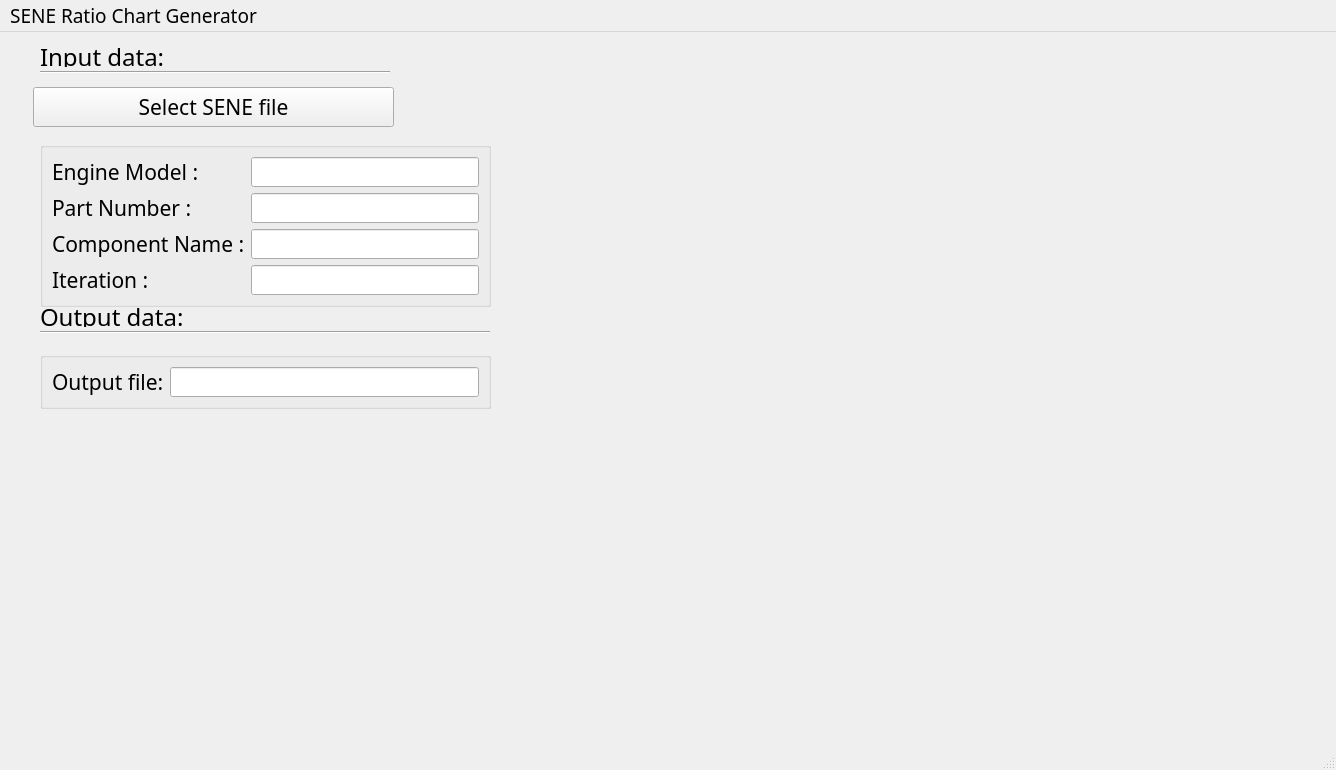
<?xml version="1.0" encoding="UTF-8"?>
<ui version="4.0">
 <class>Main</class>
 <widget class="QMainWindow" name="Main">
  <property name="windowModality">
   <enum>Qt::ApplicationModal</enum>
  </property>
  <property name="enabled">
   <bool>true</bool>
  </property>
  <property name="geometry">
   <rect>
    <x>0</x>
    <y>0</y>
    <width>1336</width>
    <height>770</height>
   </rect>
  </property>
  <property name="sizePolicy">
   <sizepolicy hsizetype="Expanding" vsizetype="Expanding">
    <horstretch>0</horstretch>
    <verstretch>0</verstretch>
   </sizepolicy>
  </property>
  <property name="font">
   <font>
    <family>Cochin</family>
    <pointsize>14</pointsize>
   </font>
  </property>
  <property name="windowTitle">
   <string>MainWindow</string>
  </property>
  <property name="styleSheet">
   <string notr="true"/>
  </property>
  <property name="iconSize">
   <size>
    <width>32</width>
    <height>32</height>
   </size>
  </property>
  <property name="tabShape">
   <enum>QTabWidget::Rounded</enum>
  </property>
  <widget class="QWidget" name="centralwidget">
   <widget class="QPushButton" name="chooseFileButton">
    <property name="geometry">
     <rect>
      <x>33</x>
      <y>55</y>
      <width>361</width>
      <height>40</height>
     </rect>
    </property>
    <property name="sizePolicy">
     <sizepolicy hsizetype="Expanding" vsizetype="Fixed">
      <horstretch>0</horstretch>
      <verstretch>0</verstretch>
     </sizepolicy>
    </property>
    <property name="font">
     <font>
      <family>Shree Devanagari 714</family>
      <pointsize>16</pointsize>
      <italic>false</italic>
      <strikeout>false</strikeout>
     </font>
    </property>
    <property name="text">
     <string>Select SENE file</string>
    </property>
   </widget>
   <widget class="QGroupBox" name="inputGroupBox">
    <property name="geometry">
     <rect>
      <x>40</x>
      <y>110</y>
      <width>451</width>
      <height>165</height>
     </rect>
    </property>
    <property name="font">
     <font>
      <family>Shree Devanagari 714</family>
      <pointsize>18</pointsize>
      <weight>50</weight>
      <bold>false</bold>
     </font>
    </property>
    <property name="cursor">
     <cursorShape>PointingHandCursor</cursorShape>
    </property>
    <property name="title">
     <string/>
    </property>
    <property name="alignment">
     <set>Qt::AlignLeading|Qt::AlignLeft|Qt::AlignTop</set>
    </property>
    <property name="flat">
     <bool>false</bool>
    </property>
    <property name="checkable">
     <bool>false</bool>
    </property>
    <layout class="QGridLayout" name="gridLayout">
     <item row="1" column="0">
      <widget class="QLabel" name="desc2_PartNumber">
       <property name="font">
        <font>
         <family>Shree Devanagari 714</family>
         <pointsize>16</pointsize>
         <weight>50</weight>
         <bold>false</bold>
        </font>
       </property>
       <property name="text">
        <string>Part Number :</string>
       </property>
      </widget>
     </item>
     <item row="1" column="1">
      <widget class="QLineEdit" name="input2">
       <property name="font">
        <font>
         <family>Shree Devanagari 714</family>
         <pointsize>16</pointsize>
         <weight>50</weight>
         <bold>false</bold>
        </font>
       </property>
       <property name="maxLength">
        <number>50</number>
       </property>
       <property name="placeholderText">
        <string comment="Enter part name " extracomment="Enter part name "/>
       </property>
       <property name="clearButtonEnabled">
        <bool>true</bool>
       </property>
      </widget>
     </item>
     <item row="2" column="1">
      <widget class="QLineEdit" name="input3">
       <property name="sizePolicy">
        <sizepolicy hsizetype="Expanding" vsizetype="Fixed">
         <horstretch>0</horstretch>
         <verstretch>0</verstretch>
        </sizepolicy>
       </property>
       <property name="font">
        <font>
         <family>Shree Devanagari 714</family>
         <pointsize>16</pointsize>
         <weight>50</weight>
         <bold>false</bold>
        </font>
       </property>
       <property name="maxLength">
        <number>50</number>
       </property>
       <property name="placeholderText">
        <string comment="Enter component name " extracomment="Enter component name "/>
       </property>
       <property name="clearButtonEnabled">
        <bool>true</bool>
       </property>
      </widget>
     </item>
     <item row="3" column="0">
      <widget class="QLabel" name="desc4_Iteration">
       <property name="font">
        <font>
         <family>Shree Devanagari 714</family>
         <pointsize>16</pointsize>
         <weight>50</weight>
         <bold>false</bold>
        </font>
       </property>
       <property name="text">
        <string>Iteration :</string>
       </property>
      </widget>
     </item>
     <item row="2" column="0">
      <widget class="QLabel" name="desc3_ComponentName">
       <property name="font">
        <font>
         <family>Shree Devanagari 714</family>
         <pointsize>16</pointsize>
         <weight>50</weight>
         <bold>false</bold>
        </font>
       </property>
       <property name="text">
        <string>Component Name :</string>
       </property>
      </widget>
     </item>
     <item row="0" column="1">
      <widget class="QLineEdit" name="input1">
       <property name="font">
        <font>
         <family>Shree Devanagari 714</family>
         <pointsize>16</pointsize>
         <weight>50</weight>
         <bold>false</bold>
        </font>
       </property>
       <property name="maxLength">
        <number>50</number>
       </property>
       <property name="placeholderText">
        <string comment="Enter engine name " extracomment="Enter engine name "/>
       </property>
       <property name="clearButtonEnabled">
        <bool>true</bool>
       </property>
      </widget>
     </item>
     <item row="3" column="1">
      <widget class="QLineEdit" name="input4">
       <property name="sizePolicy">
        <sizepolicy hsizetype="Expanding" vsizetype="Fixed">
         <horstretch>0</horstretch>
         <verstretch>0</verstretch>
        </sizepolicy>
       </property>
       <property name="minimumSize">
        <size>
         <width>0</width>
         <height>0</height>
        </size>
       </property>
       <property name="font">
        <font>
         <family>Shree Devanagari 714</family>
         <pointsize>16</pointsize>
         <weight>50</weight>
         <bold>false</bold>
        </font>
       </property>
       <property name="maxLength">
        <number>1500</number>
       </property>
       <property name="placeholderText">
        <string comment="Enter iteration number " extracomment="Enter iteration number "/>
       </property>
       <property name="clearButtonEnabled">
        <bool>true</bool>
       </property>
      </widget>
     </item>
     <item row="0" column="0">
      <widget class="QLabel" name="desc1_EngineModel">
       <property name="font">
        <font>
         <family>Shree Devanagari 714</family>
         <pointsize>16</pointsize>
         <weight>50</weight>
         <bold>false</bold>
        </font>
       </property>
       <property name="text">
        <string>Engine Model :</string>
       </property>
      </widget>
     </item>
    </layout>
    <zorder>desc3_ComponentName</zorder>
    <zorder>desc2_PartNumber</zorder>
    <zorder>input3</zorder>
    <zorder>desc4_Iteration</zorder>
    <zorder>input4</zorder>
    <zorder>input1</zorder>
    <zorder>desc1_EngineModel</zorder>
    <zorder>input2</zorder>
   </widget>
   <widget class="QLabel" name="label">
    <property name="geometry">
     <rect>
      <x>40</x>
      <y>15</y>
      <width>451</width>
      <height>20</height>
     </rect>
    </property>
    <property name="font">
     <font>
      <family>Shree Devanagari 714</family>
      <pointsize>18</pointsize>
     </font>
    </property>
    <property name="text">
     <string>Input data:</string>
    </property>
   </widget>
   <widget class="QLabel" name="label_2">
    <property name="geometry">
     <rect>
      <x>40</x>
      <y>275</y>
      <width>451</width>
      <height>20</height>
     </rect>
    </property>
    <property name="font">
     <font>
      <family>Shree Devanagari 714</family>
      <pointsize>18</pointsize>
     </font>
    </property>
    <property name="text">
     <string>Output data:</string>
    </property>
   </widget>
   <widget class="Line" name="line">
    <property name="geometry">
     <rect>
      <x>40</x>
      <y>32</y>
      <width>350</width>
      <height>16</height>
     </rect>
    </property>
    <property name="orientation">
     <enum>Qt::Horizontal</enum>
    </property>
   </widget>
   <widget class="Line" name="line_2">
    <property name="geometry">
     <rect>
      <x>40</x>
      <y>292</y>
      <width>450</width>
      <height>16</height>
     </rect>
    </property>
    <property name="orientation">
     <enum>Qt::Horizontal</enum>
    </property>
   </widget>
   <widget class="QLabel" name="label_3">
    <property name="geometry">
     <rect>
      <x>410</x>
      <y>10</y>
      <width>80</width>
      <height>80</height>
     </rect>
    </property>
    <property name="text">
     <string/>
    </property>
    <property name="pixmap">
     <pixmap>SENE_logo_v1_white_frame.jpg</pixmap>
    </property>
    <property name="scaledContents">
     <bool>true</bool>
    </property>
   </widget>
   <widget class="QGroupBox" name="inputGroupBox_2">
    <property name="geometry">
     <rect>
      <x>40</x>
      <y>320</y>
      <width>451</width>
      <height>57</height>
     </rect>
    </property>
    <property name="font">
     <font>
      <family>Shree Devanagari 714</family>
      <pointsize>18</pointsize>
      <weight>50</weight>
      <bold>false</bold>
     </font>
    </property>
    <property name="cursor">
     <cursorShape>PointingHandCursor</cursorShape>
    </property>
    <property name="title">
     <string/>
    </property>
    <property name="alignment">
     <set>Qt::AlignLeading|Qt::AlignLeft|Qt::AlignTop</set>
    </property>
    <property name="flat">
     <bool>false</bool>
    </property>
    <property name="checkable">
     <bool>false</bool>
    </property>
    <layout class="QGridLayout" name="gridLayout_2">
     <item row="0" column="0">
      <widget class="QLabel" name="desc1_OutputFile">
       <property name="font">
        <font>
         <family>Shree Devanagari 714</family>
         <pointsize>16</pointsize>
         <weight>50</weight>
         <bold>false</bold>
        </font>
       </property>
       <property name="text">
        <string>Output file:</string>
       </property>
      </widget>
     </item>
     <item row="0" column="1">
      <widget class="QLineEdit" name="input1_Output">
       <property name="sizePolicy">
        <sizepolicy hsizetype="Expanding" vsizetype="Fixed">
         <horstretch>0</horstretch>
         <verstretch>0</verstretch>
        </sizepolicy>
       </property>
       <property name="sizeIncrement">
        <size>
         <width>0</width>
         <height>0</height>
        </size>
       </property>
       <property name="font">
        <font>
         <family>Shree Devanagari 714</family>
         <pointsize>16</pointsize>
         <weight>50</weight>
         <bold>false</bold>
        </font>
       </property>
       <property name="maxLength">
        <number>50</number>
       </property>
       <property name="placeholderText">
        <string comment="Enter component name " extracomment="Enter component name "/>
       </property>
       <property name="clearButtonEnabled">
        <bool>true</bool>
       </property>
      </widget>
     </item>
    </layout>
   </widget>
   <zorder>inputGroupBox</zorder>
   <zorder>chooseFileButton</zorder>
   <zorder>label</zorder>
   <zorder>label_2</zorder>
   <zorder>line</zorder>
   <zorder>line_2</zorder>
   <zorder>label_3</zorder>
   <zorder>inputGroupBox_2</zorder>
  </widget>
  <widget class="QStatusBar" name="statusbar"/>
  <widget class="QMenuBar" name="menubar">
   <property name="geometry">
    <rect>
     <x>0</x>
     <y>0</y>
     <width>1336</width>
     <height>24</height>
    </rect>
   </property>
   <widget class="QMenu" name="menuSENE_Ratio_Chart_Generator">
    <property name="title">
     <string>SENE Ratio Chart Generator</string>
    </property>
    <addaction name="separator"/>
   </widget>
   <addaction name="menuSENE_Ratio_Chart_Generator"/>
  </widget>
 </widget>
 <resources/>
 <connections/>
</ui>
